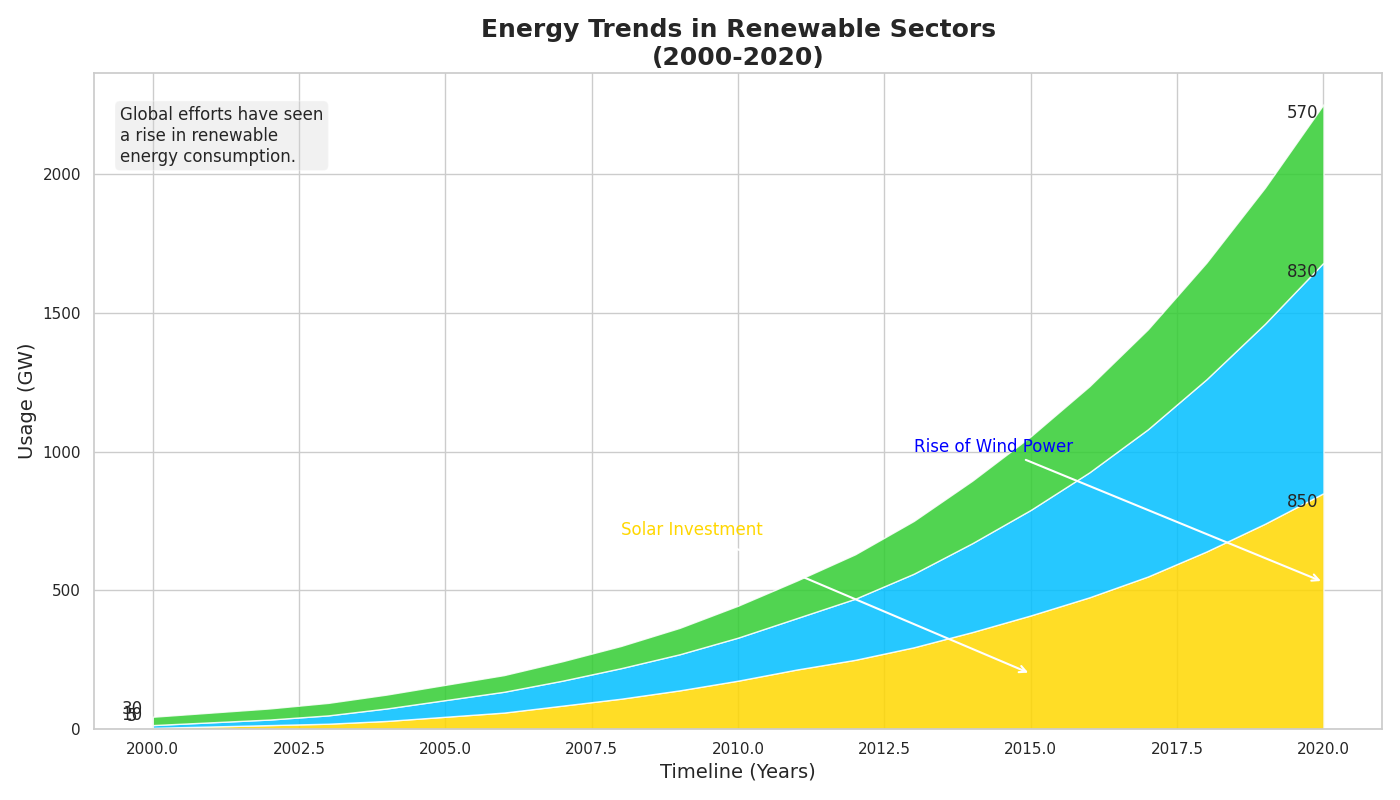

Recreate this plot in Python.
import numpy as np
import matplotlib.pyplot as plt

years = np.arange(2000, 2021)

solar = np.array([
    5, 10, 15, 20, 30, 45, 60, 85, 110, 140,
    175, 215, 250, 295, 350, 410, 475, 550, 640, 740, 850
])
wind = np.array([
    10, 15, 20, 30, 45, 60, 75, 90, 110, 130,
    155, 185, 220, 265, 320, 380, 450, 530, 620, 720, 830
])
hydro = np.array([
    30, 35, 40, 45, 50, 55, 60, 70, 80, 95,
    115, 135, 160, 190, 225, 265, 310, 360, 420, 490, 570
])

energy_data = np.vstack([solar, wind, hydro])

fig, ax = plt.subplots(figsize=(14, 8))

colors = ['#FFD700', '#00BFFF', '#32CD32']

ax.stackplot(years, energy_data, colors=colors, alpha=0.85)

ax.set_title("Energy Trends in Renewable Sectors\n(2000-2020)", fontsize=18, fontweight='bold')
ax.set_xlabel('Timeline (Years)', fontsize=14)
ax.set_ylabel('Usage (GW)', fontsize=14)

ax.annotate('Solar Investment', xy=(2015, 200), xytext=(2008, 700),
            arrowprops=dict(facecolor='gold', arrowstyle='->', lw=1.5),
            fontsize=12, color='gold')

ax.annotate('Rise of Wind Power', xy=(2020, 530), xytext=(2013, 1000),
            arrowprops=dict(facecolor='blue', arrowstyle='->', lw=1.5),
            fontsize=12, color='blue')

props = dict(boxstyle='round', facecolor='lightgray', alpha=0.3)
textstr = ('Global efforts have seen\n'
           'a rise in renewable\n'
           'energy consumption.')
ax.text(0.02, 0.95, textstr, transform=ax.transAxes, fontsize=12,
        verticalalignment='top', bbox=props)

for idx, energy in enumerate(['Hydroelectric', 'Solar', 'Wind']):
    ax.annotate(f'{energy_data[idx, 0]}', (2000, energy_data[idx, 0]),
                textcoords="offset points", xytext=(-15, 5), ha='center')
    ax.annotate(f'{energy_data[idx, -1]}', (2020, energy_data[idx, -1] + np.sum(energy_data[:idx, -1])),
                textcoords="offset points", xytext=(-15, -10), ha='center')

plt.tight_layout()
plt.show()
